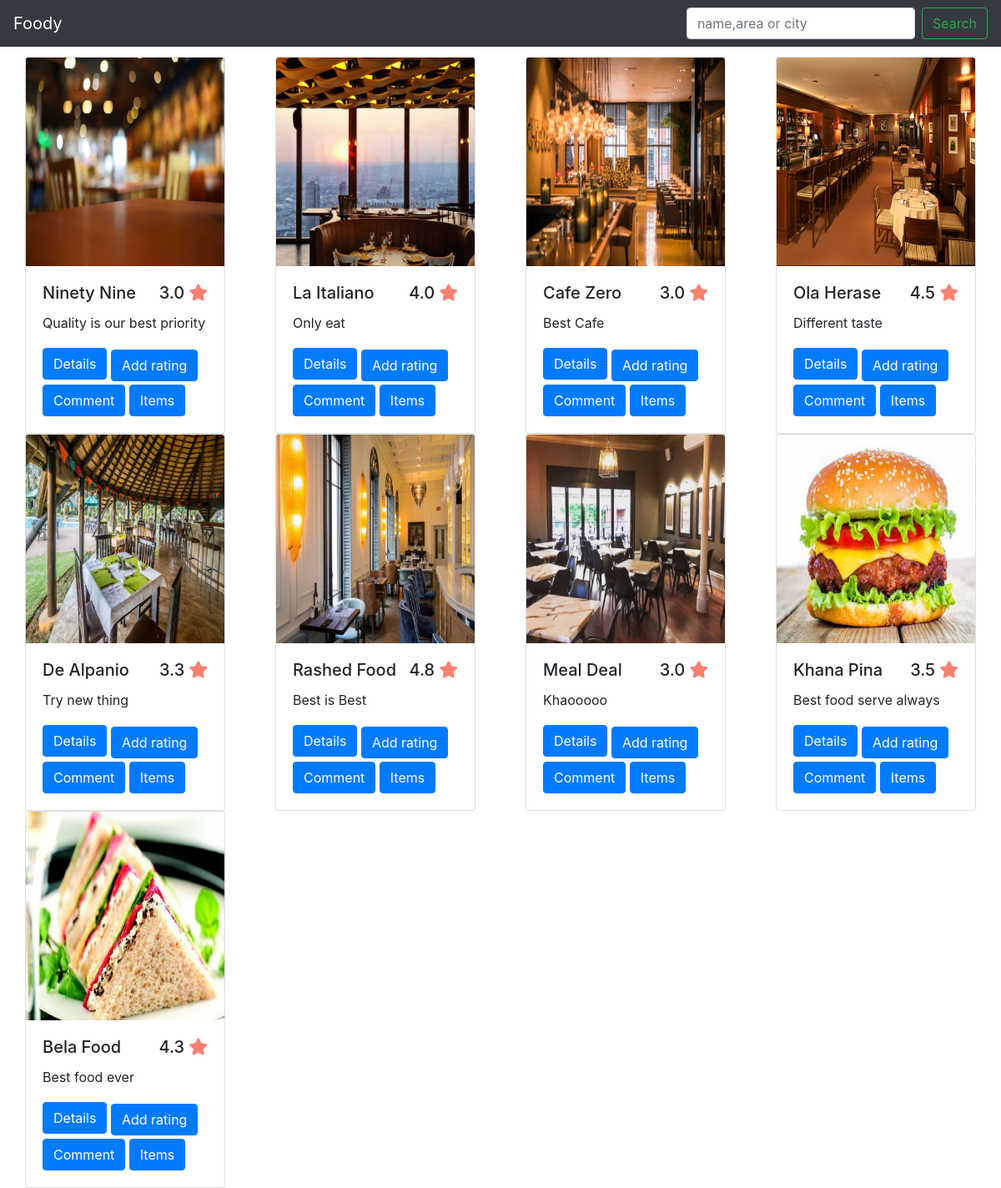
The page /index.php/restaurant/unauth_restaurant_search on the database its author committed.
### tables this page shows
CREATE TABLE `addrestaurant` (
  `id` int(11) NOT NULL,
  `username` varchar(30) NOT NULL,
  `resname` varchar(30) NOT NULL,
  `resadd` varchar(30) NOT NULL,
  `rescity` varchar(30) NOT NULL,
  `restag` varchar(30) DEFAULT NULL,
  `items` varchar(500) NOT NULL
);

CREATE TABLE `restaurantimage` (
  `id` int(11) NOT NULL,
  `username` varchar(30) NOT NULL,
  `name` varchar(100) NOT NULL
);

### application/controllers/Restaurant.php (called while the page is built, shortened)
<?php
class Restaurant extends CI_Controller {
    public function unauth_restaurant_search(){
        $this->load->model('RestaurantDB');
        $restaurents=$this->RestaurantDB->search_restaurant();
        $data['udata'] = $restaurents;
        $this->load->view('unauthsearch', $data);
    }
}

### index.php (called while the page is built, shortened)
<?php
require_once BASEPATH.'core/CodeIgniter.php';

### application/models/RestaurantDB.php (called while the page is built, shortened)
<?php
class RestaurantDB extends CI_Model {
  public function search_restaurant(){
    $search = $this->input->post('search');
    return $this->db->select('r.*, p.name')
                    ->from('addrestaurant r')
                    ->join('restaurantimage p', 'p.username=r.username')
                    ->like('r.resname',$search)
                    ->or_like('r.rescity',$search)
                    ->or_like('r.resadd',$search)
                    ->get();
  }
}

### application/views/unauthsearch.php (the view, shortened to what this page needs)
<!DOCTYPE html>
<html lang="en">
<head>
  <link rel="stylesheet" href="https://maxcdn.bootstrapcdn.com/bootstrap/4.3.1/css/bootstrap.min.css">
  <link rel='stylesheet' href='https://use.fontawesome.com/releases/v5.7.0/css/all.css'>
</head>
<body>
   <nav class="navbar navbar-expand-lg navbar-dark  bg-dark">
  <a class="navbar-brand" href="<?php echo base_url('Restaurant/show_restaurant2'); ?>">Foody</a>
  <div class="collapse navbar-collapse" id="navbarTogglerDemo02">
    <form class="form-inline my-2 my-lg-0" method="post" action="<?php echo base_url('Restaurant/restaurant_search'); ?>">
      <input class="form-control mr-sm-2" type="search" placeholder="name,area or city" name="search">
      <button class="btn btn-outline-success my-2 my-sm-0" type="submit">Search</button>
    </form>
  </div>
</nav>
<div class="container-fluid" style="margin-top: 1%;">
  <div class="card-deck" id="cad">
    <?php
     foreach ($udata->result() as $row) {
      $conn = mysqli_connect("localhost","root","","restaurant")
       or die("Could Not Connect With Database");
        $tql = "select s.id, cast(AVG(rating )as decimal(10,1)) FROM addrating,addrestaurant s  WHERE s.id=resid AND s.id='$row->id' " ;
   $tim = mysqli_query($conn,$tql);
            while ($tes = mysqli_fetch_array($tim)) {
       ?>
         <div class="col-lg-3 col-md-6 col-12">
       <div class="card" style="">
      <img class="card-img-top" style="height: 250px;" src="<?php echo base_url();?>upload/<?php echo $row->name;?>">
      <div class="card-body">
      <h5 class="card-title"><?php echo $row->resname; ?><span style="float: right;"><?php echo $tes['cast(AVG(rating )as decimal(10,1))']; ?> <i style="color: salmon;" class='fas fa-star'></i></span></h5>
      <p class="card-text"><?php echo $row->restag; ?></p>
<button type="button" class="btn1 btn btn-primary" data-toggle="modal" data-target="#exampleModalCenter<?php echo $row->id; ?>">
  Details
</button>
<button type="button" class="btn2 btn btn-primary" data-toggle="modal" data-target="#exampleModalCenter1<?php echo $row->id; ?>">
  Add rating
</button>
<a href="<?php echo base_url('Welcome/login'); ?>"  class="btn3 btn btn-primary">Comment
</a>
<button type="button" class="btn4 btn btn-primary" data-toggle="modal" data-target="#exampleModalCenter5<?php echo $row->id; ?>">
  Items
</button>
  </div>
  </div>
  </div>
       <?php
}
}
  ?>
</div>
</div>
</body>
</html>

### application/views/unauthsearch.php (style rules this page uses)
@media only screen and (min-width: 1024px) { .btn2 { font-size: 16px; margin-top: 4px; } }
@media only screen and (min-width: 1024px) { .btn3 { font-size: 16px; margin-top: 4px; } }
@media only screen and (min-width: 1024px) { .btn4 { font-size: 16px; margin-top: 4px; } }

### rows shown on the page
addrestaurant: restaurantimage.name (picture), resname "Ninety Nine", cast "3.0", restag "Quality is our best priority"
addrestaurant: restaurantimage.name (picture), resname "La Italiano", cast "4.0", restag "Only eat"
addrestaurant: restaurantimage.name (picture), resname "Cafe Zero", cast "3.0", restag "Best Cafe"
addrestaurant: restaurantimage.name (picture), resname "Ola Herase", cast "4.5", restag "Different taste"
addrestaurant: restaurantimage.name (picture), resname "De Alpanio", cast "3.3", restag "Try new thing"
addrestaurant: restaurantimage.name (picture), resname "Rashed Food", cast "4.8", restag "Best is Best"
addrestaurant: restaurantimage.name (picture), resname "Meal Deal", cast "3.0", restag "Khaooooo"
addrestaurant: restaurantimage.name (picture), resname "Khana Pina", cast "3.5", restag "Best food serve always"
addrestaurant: restaurantimage.name (picture), resname "Bela Food", cast "4.3", restag "Best food ever"
